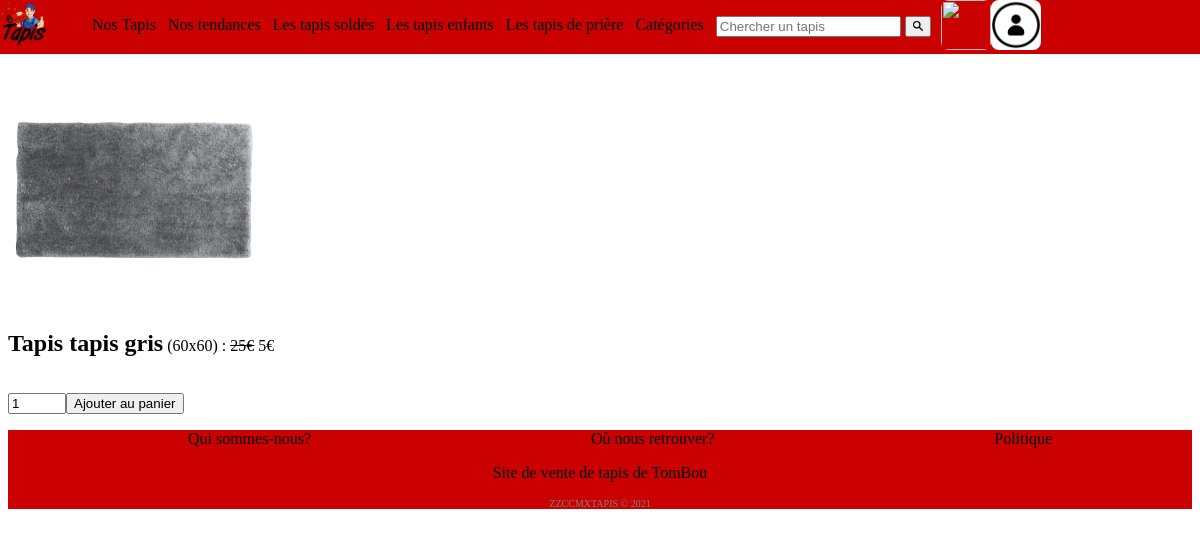
Screenshot of /index.php?action=read&id_tapis=9&controller=tapis with the database file from the repository.
### tables this page shows
CREATE TABLE `p_tapis` (
  `id_tapis` int(32) NOT NULL,
  `nom_tapis` varchar(64) NOT NULL,
  `largeur` float NOT NULL,
  `longueur` float NOT NULL,
  `prix` float NOT NULL,
  `coefficient_solde` float NOT NULL DEFAULT '1',
  `marque` varchar(32) NOT NULL,
  `stock` int(11) NOT NULL
);

### index.php (called while the page is built, shortened)
<?php
require_once 'controller/routeur.php';
?>

### model/Model.php (called while the page is built, shortened)
<?php
    class Model {
        private static $pdo = NULL;
        public static function init(){
            $login = Conf::getLogin();
            $password = Conf::getPassword();
            $hostname = Conf::getHostname();
            $database_name = Conf::getDatabase();
            try{
                self::$pdo = new PDO("mysql:host=$hostname;dbname=$database_name", $login, $password,
                         array(PDO::MYSQL_ATTR_INIT_COMMAND => "SET NAMES utf8"));
                self::$pdo->setAttribute(PDO::ATTR_ERRMODE, PDO::ERRMODE_EXCEPTION);
            }
            catch(PDOException $e) {
                  if (Conf::getDebug()) {
                    echo $e->getMessage();
                    }
                    else {
                        echo 'Une erreur est survenue <a href=""> retour a la page d\'accueil </a>';
                    }
                die();
            }
        }
        public static function getPDO(){
            return self::$pdo;
        }
        static public function select($primary_value) {
            try{
                $primary_key = static::$primary;
                $table_name = static::$object;
                $class_name = 'Model' . ucfirst($table_name);
                $table_name = 'p_' . static::$object;
                $sql = "SELECT * from $table_name WHERE $primary_key=:primary_value";
                $req_prep = Model::getPDO()->prepare($sql);
                $values = array(
                    "primary_value" => $primary_value,
                );
                $req_prep->execute($values);
                $req_prep->setFetchMode(PDO::FETCH_CLASS, "$class_name");
                $tab = $req_prep->fetchAll();
                return $tab[0];
            } catch (PDOException $e){
                return false;
                if (Conf::getDebug()){
                    echo $e->getMessage();
                } else {
                    echo 'Une erreur est survenue <a href=""> retour a la page d\'accueil </a>';
                }
                die();
            }
        }
    }
?>

### config/Conf.php (called while the page is built, shortened)
<?php
class Conf
{
    static private $databases = array('hostname'=>'','database'=>'','login'=>'','password'=>'');
    static public function getLogin(){
        return self::$databases['login'];
    }
    static public function getHostname(){
        return self::$databases['hostname'];
    }
    static public function getDataBase(){
        return self::$databases['database'];
    }
    static public function getPassword(){
        return self::$databases['password'];
    }
}

### model/ModelTapis.php (called while the page is built, shortened)
<?php
    require_once 'Model.php';
    class ModelTapis extends Model
    {
        private $id_tapis;
        private $nom_tapis;
        private $largeur;
        private $longueur;
        private $prix;
        private $coefficient_solde;
        private $marque;
        private $stock;
        public function getCoefficient_solde()
        {
            return $this->coefficient_solde;
        }
        public function getPrix_solde(){
            return $this->prix - $this->prix * $this->coefficient_solde / 100;
        }
        public function getId_tapis()
        {
            return $this->id_tapis;
        }
        public function getStock()
        {
            return $this->stock;
        }
        public function toArray()
        {
            $data = array(
                'id_tapis' => $this->id_tapis,
                'nom_tapis' => $this->nom_tapis,
                'largeur' => $this->largeur,
                'longueur' => $this->longueur,
                'prix' => $this->prix,
                'coefficient_solde' => $this->coefficient_solde,
                'marque' => $this->marque,
                'stock' => $this->stock
            );
            return $data;
        }
        public static function qteTapisPanier($id){
            $produit =unserialize($_COOKIE['panier']);
            if (in_array($id,$produit[0])) {
                for ($i = 0; $i < sizeof($produit[0]); $i++) {
                    if ($produit[0][$i] == $id) {
                        return $produit[1][$i];
                    }
                }
            }else {
                return 0;
            }
        }
    }
?>

### view/tapis/detail.php (the view, shortened to what this page needs)
<?php
$data = $tapis->toArray();
$id_tapis = $tapis->getId_tapis();
$stock = $tapis->getStock();
$id_tapis_echappee = rawurlencode($id_tapis);
$qtePanier = $tapis->qteTapisPanier($id_tapis);
$stockReel = $stock-$qtePanier;
$prixSolde = $tapis->getPrix_solde();
$coef_solde = $tapis->getCoefficient_solde();
echo "<img src='ressources/$id_tapis_echappee.jpg'>";
if ($coef_solde != 0) {
    echo "<p><h2>" . htmlspecialchars($data['nom_tapis']) ."</h2> (" . htmlspecialchars($data['largeur']) . "x" . htmlspecialchars($data['longueur']) .
        ") : <span style='text-decoration: line-through;'>" . htmlspecialchars($data['prix']) . "€</span> " .
        htmlspecialchars($prixSolde) . "€ </p>" ;
} else {
    echo "<p><h2>" . htmlspecialchars($data['nom_tapis']) . "</h2> (" . htmlspecialchars($data['largeur']) . "x" . htmlspecialchars($data['longueur']) .
        ") : " . htmlspecialchars($data['prix']) . "€</p>";
}
echo "<form method='post' action='index.php?action=ajoutPanier&controller=panier'>";
if ($stockReel>0){
echo "<input type='number' id='qte' name='qte' min='1' max='$stockReel' value='1' style='width: 50px'>";
echo "<input type='submit' value='Ajouter au panier'/>";
echo "</form>";
}
else{
   echo "<p>Le tapis n'est plus en stock</p>";
}
?>

### css/general.css (style rules this page uses)
body { margin-top:60px; }
img { width: 250px; height: 200px; }
h2 { display: inline-block; }

### rows the page displays
p_tapis: nom_tapis "Tapis tapis gris", largeur "60", longueur "60", prix "25", prixSolde "5"
